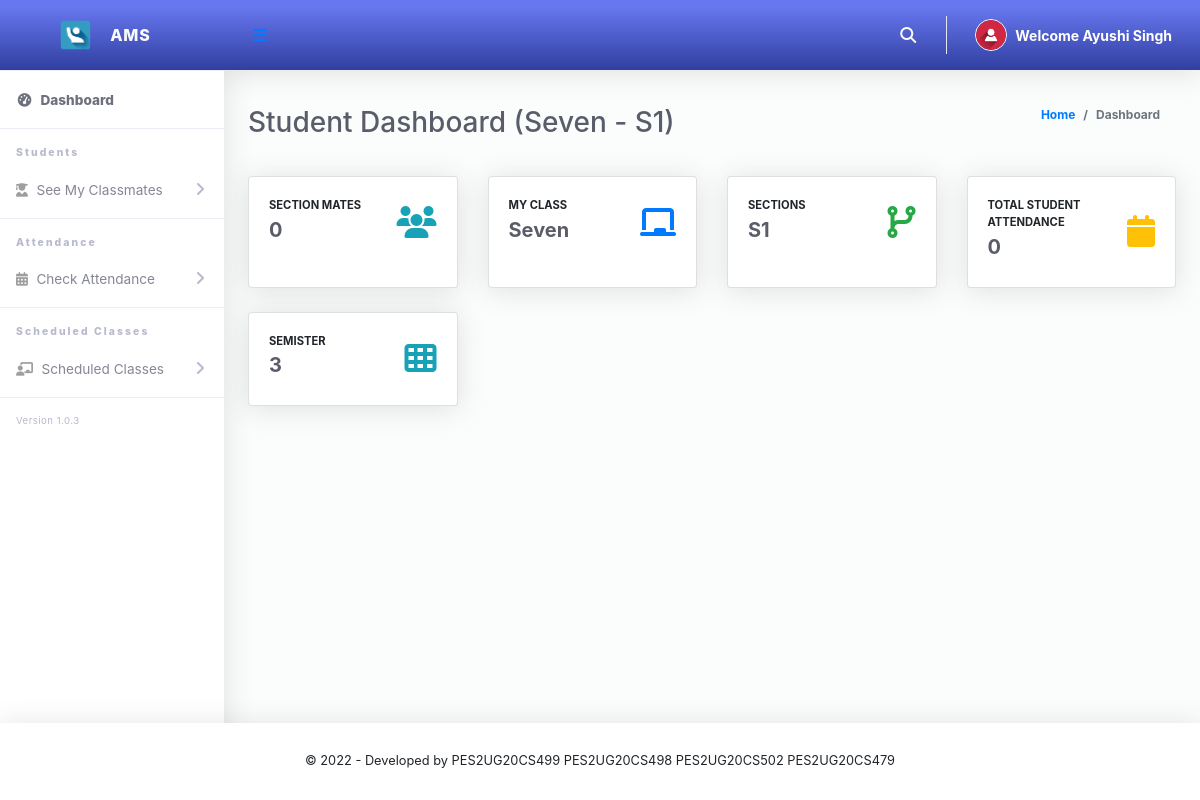
The app's page /Student/index.php (signed in) with its own data.
### tables this page shows
CREATE TABLE `tblstudents` (
  `Id` int(10) NOT NULL,
  `firstName` varchar(255) NOT NULL,
  `lastName` varchar(255) NOT NULL,
  `otherName` varchar(255) NOT NULL,
  `admissionNumber` varchar(255) NOT NULL,
  `password` varchar(50) NOT NULL,
  `classId` varchar(10) NOT NULL,
  `classArmId` varchar(10) NOT NULL,
  `dateCreated` varchar(50) NOT NULL,
  `emailAddress` varchar(255) NOT NULL
);

CREATE TABLE `tblclassarms` (
  `Id` int(10) NOT NULL,
  `classId` varchar(10) NOT NULL,
  `classArmName` varchar(255) NOT NULL,
  `isAssigned` varchar(10) NOT NULL
);

CREATE TABLE `tblclass` (
  `Id` int(10) NOT NULL,
  `className` varchar(255) NOT NULL
);

### Student/index.php (the view, shortened to what this page needs)
<?php
include '../Includes/dbcon.php';
    $query = "SELECT tblclass.className,tblclassarms.classArmName
    FROM tblstudents
    INNER JOIN tblclass ON tblclass.Id = tblstudents.classId
    INNER JOIN tblclassarms ON tblclassarms.Id = tblstudents.classArmId
    Where tblstudents.Id = '$_SESSION[userId]'";
    $rs = $conn->query($query);
    $rrw = $rs->fetch_assoc();
?>
<!DOCTYPE html>
<html lang="en">
<head>
  <link href="../vendor/fontawesome-free/css/all.min.css" rel="stylesheet" type="text/css">
  <link href="../vendor/bootstrap/css/bootstrap.min.css" rel="stylesheet" type="text/css">
  <link href="css/ruang-admin.min.css" rel="stylesheet">
</head>
<body id="page-top">
  <div id="wrapper">
   <?php include "Includes/sidebar.php";?>
    <div id="content-wrapper" class="d-flex flex-column">
      <div id="content">
           <?php include "Includes/topbar.php";?>
        <div class="container-fluid" id="container-wrapper">
          <div class="d-sm-flex align-items-center justify-content-between mb-4">
            <h1 class="h3 mb-0 text-gray-800">Student Dashboard (<?php echo $rrw['className'].' - '.$rrw['classArmName'];?>)</h1>
            <ol class="breadcrumb">
              <li class="breadcrumb-item"><a href="./">Home</a></li>
              <li class="breadcrumb-item active" aria-current="page">Dashboard</li>
            </ol>
          </div>
          <div class="row mb-3">
          <?php
$query1=mysqli_query($conn,"SELECT * from tblstudents where classId = '$_SESSION[classId]' and classArmId = '$_SESSION[classArmId]'");
$students = mysqli_num_rows($query1);
?>
            <div class="col-xl-3 col-md-6 mb-4">
              <div class="card h-100">
                <div class="card-body">
                  <div class="row no-gutters align-items-center">
                    <div class="col mr-2">
                      <div class="text-xs font-weight-bold text-uppercase mb-1">Section mates</div>
                      <div class="h5 mb-0 mr-3 font-weight-bold text-gray-800"><?php echo $students;?></div>
                    </div>
                    <div class="col-auto">
                      <i class="fas fa-users fa-2x text-info"></i>
                    </div>
                  </div>
                </div>
              </div>
            </div>
             <?php
$query1=mysqli_query($conn,"select * from tblstudents INNER join tblclass on tblstudents.classId = tblclass.Id where tblstudents.Id = '$_SESSION[userId]'");
$class__ = $query1->fetch_assoc();
$class = $class__['className'];
?>
            <div class="col-xl-3 col-md-6 mb-4">
              <div class="card h-100">
                <div class="card-body">
                  <div class="row align-items-center">
                    <div class="col mr-2">
                      <div class="text-xs font-weight-bold text-uppercase mb-1">My class</div>
                      <div class="h5 mb-0 font-weight-bold text-gray-800"><?php echo $class;?></div>
                    </div>
                    <div class="col-auto">
                      <i class="fas fa-chalkboard fa-2x text-primary"></i>
                    </div>
                  </div>
                </div>
              </div>
            </div>
             <?php
$query1=mysqli_query($conn,"select * from tblstudents INNER join tblclassarms on tblstudents.classArmId = tblclassarms.Id where tblstudents.Id = '$_SESSION[userId]'");
$class__ = $query1->fetch_assoc();
$class_arm = $class__['classArmName'];
?>
            <div class="col-xl-3 col-md-6 mb-4">
              <div class="card h-100">
                <div class="card-body">
                  <div class="row no-gutters align-items-center">
                    <div class="col mr-2">
                      <div class="text-xs font-weight-bold text-uppercase mb-1">Sections</div>
                      <div class="h5 mb-0 font-weight-bold text-gray-800"><?php echo $class_arm;?></div>
                    </div>
                    <div class="col-auto">
                      <i class="fas fa-code-branch fa-2x text-success"></i>
                    </div>
                  </div>
                </div>
              </div>
            </div>
            <?php
$query1=mysqli_query($conn,"SELECT * from tblattendance where classId = '$_SESSION[classId]' and classArmId = '$_SESSION[classArmId]'");
$totAttendance = mysqli_num_rows($query1);
?>
            <div class="col-xl-3 col-md-6 mb-4">
              <div class="card h-100">
                <div class="card-body">
                  <div class="row no-gutters align-items-center">
                    <div class="col mr-2">
                      <div class="text-xs font-weight-bold text-uppercase mb-1">Total Student Attendance</div>
                      <div class="h5 mb-0 font-weight-bold text-gray-800"><?php echo $totAttendance;?></div>
                    </div>
                    <div class="col-auto">
                      <i class="fas fa-calendar fa-2x text-warning"></i>
                    </div>
                  </div>
                </div>
              </div>
            </div>
            <?php
            $query1=mysqli_query($conn,"SELECT * from tblterm");
            $termonly = mysqli_num_rows($query1);
            ?>
                        <div class="col-xl-3 col-md-6 mb-4">
                          <div class="card h-100">
                            <div class="card-body">
                              <div class="row no-gutters align-items-center">
                                <div class="col mr-2">
                                  <div class="text-xs font-weight-bold text-uppercase mb-1">Semister</div>
                                  <div class="h5 mb-0 font-weight-bold text-gray-800"><?php echo $termonly;?></div>
                                </div>
                                <div class="col-auto">
                                  <i class="fas fa-th fa-2x text-info"></i>
                                </div>
                              </div>
                            </div>
                          </div>
                        </div>
        </div>
      </div>
      <?php include 'includes/footer.php';?>
    </div>
  </div>
</body>
</html>

### Student/Includes/topbar.php (shortened to what this page needs)
<?php
  $query = "SELECT * FROM tblstudents WHERE Id = ".$_SESSION['userId']."";
  $rs = $conn->query($query);
  $rows = $rs->fetch_assoc();
  $fullName = $rows['firstName']." ".$rows['lastName'];;
?>
<nav class="navbar navbar-expand navbar-light bg-gradient-primary topbar mb-4 static-top">
          <button id="sidebarToggleTop" class="btn btn-link rounded-circle mr-3">
            <i class="fa fa-bars"></i>
          </button>
          <ul class="navbar-nav ml-auto">
            <li class="nav-item dropdown no-arrow">
              <a class="nav-link dropdown-toggle" href="#" id="searchDropdown" role="button" data-toggle="dropdown"
                aria-haspopup="true" aria-expanded="false">
                <i class="fas fa-search fa-fw"></i>
              </a>
            </li>
            <li class="nav-item dropdown no-arrow">
              <a class="nav-link dropdown-toggle" href="#" id="userDropdown" role="button" data-toggle="dropdown"
                aria-haspopup="true" aria-expanded="false">
                <img class="img-profile rounded-circle" src="img/user-icn.png" style="max-width: 60px">
                <span class="ml-2 d-none d-lg-inline text-white small"><b>Welcome <?php echo $fullName;?></b></span>
              </a>
            </li>
          </ul>
        </nav>

### records on screen
tblstudents: fullName "Ayushi Singh", classId.className "Seven", classArmId.classArmName "S1"
tblclassarms: classId.className "Seven", classArmName "S1"

### other values on screen
$students "0"
$totAttendance "0"
$termonly "3"
